Frame 1 (no input): blank canvas, image omitted
Frame 60 (no input): blank canvas, image omitted
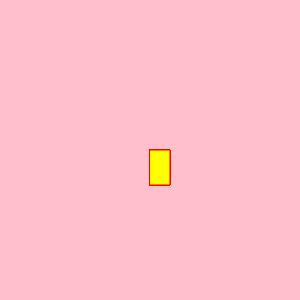
Frame 120 (the mouse pressed at the canvas centre since frame 60)

The p5.js sketch whose frames 1 and 60 were blank and that drew this single picture after the mouse press (run headless with seeded random() and noise() and a simulated clock; from frame 60 on, the mouse is pressed at the canvas centre):

// p5.js sketch
// ── sketch.js
function setup() {
    createCanvas(300, 300);
    background("pink");
  }
  
  function draw() {
  
    stroke("red");
    fill("yellow");
  
    // console.log(mouseIsPressed);
  
    if (mouseIsPressed) {
      rect(mouseX, mouseY, 20, 35);
    }
  }
  
